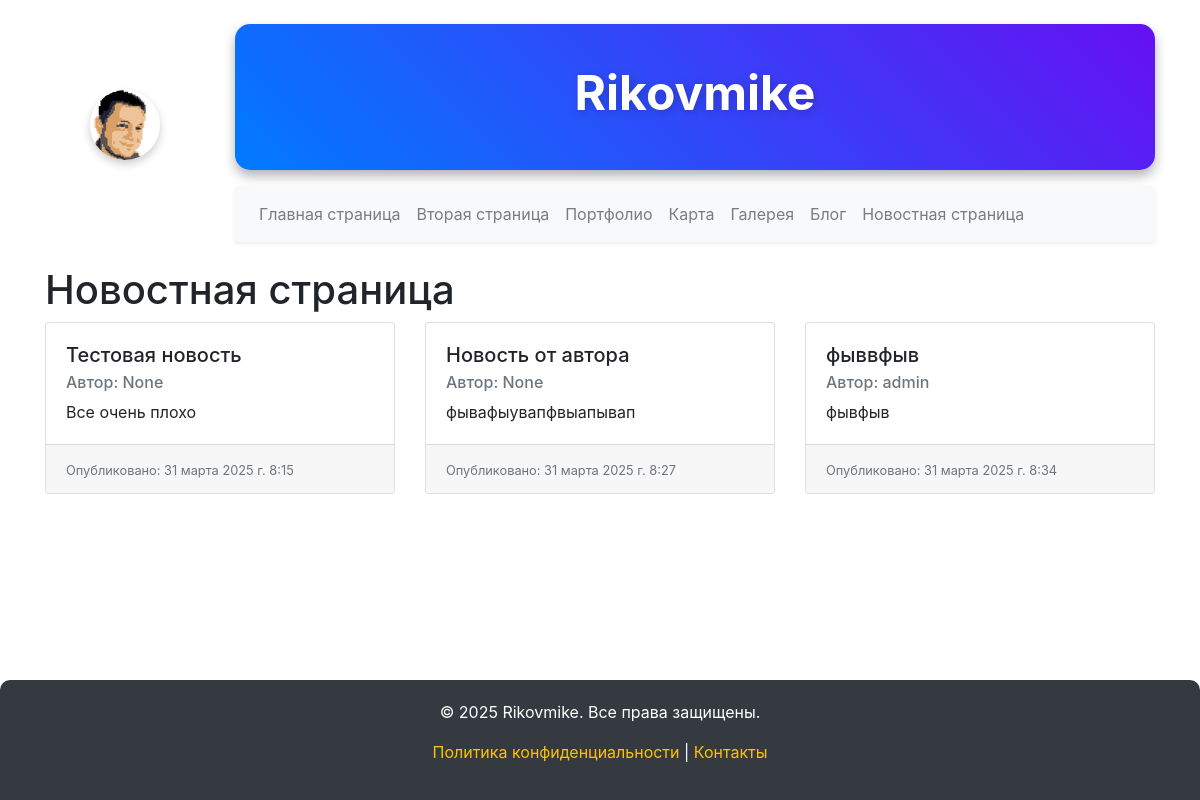
Page /news/ on the committed database.
### news/models.py (models this page shows, shortened)
class News_post(models.Model):
	title = models.CharField('Название новости', max_length=50)
	short_description = models.CharField('Краткое описание новости', max_length=200)
	text = models.TextField('Новость')
	pub_date = models.DateTimeField('Дата публикации')
	author = models.ForeignKey(User, on_delete=models.CASCADE, verbose_name='Автор', editable=False,null=True, blank=True)
	class Meta:
		verbose_name = 'Новость'
		verbose_name_plural = 'Новости'

### news/views.py (the view)
# urls.py: 2. Add a URL to urlpatterns:  path('', views.home, name='home')
def home(request):
	news = News_post.objects.all()
	return render(request, 'news/news.html', {'news': news})

### news/templates/news/news.html (shortened to what this page needs)
{% extends 'main/base.html' %}
{% block content %}
<h1>Новостная страница</h1>
<div class="row">
  {% for new in news %}
    <div class="col-md-4 mb-4">
      <div class="card h-100">
        <div class="card-body">
          <h5 class="card-title">{{ new.title }}</h5>
          <h6 class="card-subtitle mb-2 text-muted">
            Автор: {{ new.author }}
          </h6>
          <p class="card-text">{{ new.short_description }}</p>
        </div>
        <div class="card-footer">
          <small class="text-muted">Опубликовано: {{ new.pub_date }}</small>
        </div>
      </div>
    </div>
  {% endfor %}
</div>
{% endblock %}

### main/templates/main/base.html (shortened to what this page needs)
{% load static %}
<!doctype html>
<html lang="en">
<head>
    <link href="https://stackpath.bootstrapcdn.com/bootstrap/4.5.2/css/bootstrap.min.css" rel="stylesheet">
    <link rel="stylesheet" href="{% static 'main/css/main.css' %}">
</head>
<body>
    <div class="container mt-4">
        <div class="row align-items-center">
            <aside class="col-md-2 text-center">
                <img src="{% static 'main/img/131.png' %}" alt="я в пикселях" class="img-fluid rounded-circle mb-3 profile-img">
            </aside>
            <div class="col-md-10">
                <div class="custom-header">
                    <h1 class="display-4">Rikovmike</h1>
                </div>
                {% include 'main/nav.html' %}
            </div>
        </div>
        <div class="row mt-4">
            <div class="col">
                {% block content %}{% endblock %}
            </div>
        </div>
    </div>
        {% include 'main/footer.html' %}
</body>
</html>

### main/templates/main/nav.html (shortened to what this page needs)
                <nav class="navbar navbar-expand-lg navbar-light bg-light rounded shadow-sm mt-3">
                    <div class="collapse navbar-collapse" id="navbarNav">
                        <ul class="navbar-nav">
                            <li class="nav-item">
                                <a class="nav-link" href="{% url 'home' %}">Главная страница</a>
                            </li>
                            <li class="nav-item">
                                <a class="nav-link" href="{% url 'page2' %}">Вторая страница</a>
                            </li>
                            <li class="nav-item">
                                <a class="nav-link" href="{% url 'portfolio' %}">Портфолио</a>
                            </li>
                            <li class="nav-item">
                                <a class="nav-link" href="{% url 'map' %}">Карта</a>
                            </li>
                            <li class="nav-item">
                                <a class="nav-link" href="{% url 'gallery' %}">Галерея</a>
                            </li>
                            <li class="nav-item">
                                <a class="nav-link" href="{% url 'blog' %}">Блог</a>
                            </li>
                            <li class="nav-item">
                                <a class="nav-link" href="{% url 'news_home' %}">Новостная страница</a>
                            </li>
                        </ul>
                    </div>
                </nav>

### main/templates/main/footer.html
    <footer class="footer">
        <p>&copy; 2025 Rikovmike. Все права защищены.</p>
        <p><a href="#">Политика конфиденциальности</a> | <a href="#">Контакты</a></p>
    </footer>

### main/static/main/css/main.css (style rules this page uses)
html, body { height: 100%; }
body { display: flex; flex-direction: column; }
.container { flex: 1; }
.profile-img { box-shadow: 0 4px 8px rgba(0, 0, 0, 0.2); transition: transform 0.3s; }
.custom-header { background: linear-gradient(45deg, #007bff, #6610f2); color: white; padding: 40px; border-radius: 15px; text-align: center; box-shadow: 0 6px 12px rgba(0, 0, 0, 0.3); position: relative; overflow: hidden; }
.custom-header h1 { font-size: 3rem; font-weight: bold; text-shadow: 2px 2px 8px rgba(0, 0, 0, 0.2); position: relative; z-index: 1; }
.footer { background: #343a40; color: white; padding: 20px; text-align: center; border-radius: 10px 10px 0 0; margin-top: auto; }
.footer a { color: #ffc107; text-decoration: none; transition: color 0.3s; }

### rows in the picture
News_post: title "Тестовая новость", author "None", short_description "Все очень плохо", pub_date "31 марта 2025 г. 8:15"
News_post: title "Новость от автора", author "None", short_description "фывафыувапфвыапывап", pub_date "31 марта 2025 г. 8:27"
News_post: title "фыввфыв", author "admin", short_description "фывфыв", pub_date "31 марта 2025 г. 8:34"
